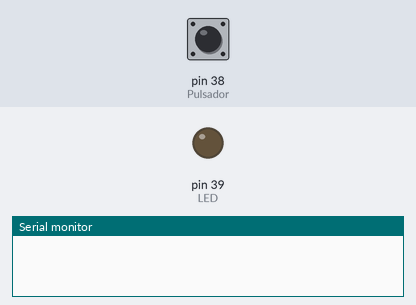
Simulated run of this sketch. Board: Arduino Mega 2560, built with avr-gcc and run on an emulated ATmega2560. Parts: output pins drawn as LEDs (lit = HIGH), the last lines printed to the serial monitor. Dashed ring = blinking. The inputs (shaded band) are chosen by the test bench; at power-on: pin 38 (Pulsador) HIGH.

Above: at 0.1 s.
At 1.2 s:
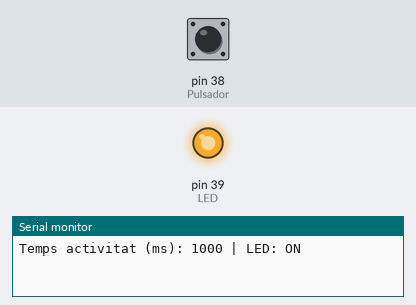
1.3 s: pin 38 (Pulsador) pulled LOW for 0.15 s
At 1.4 s:
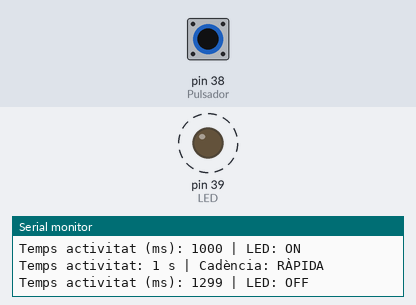
4.3 s: pin 38 (Pulsador) pulled LOW for 1 s
Timing chart, 0 to 13.3 s (numbered marks = the images above; inputs shaded):
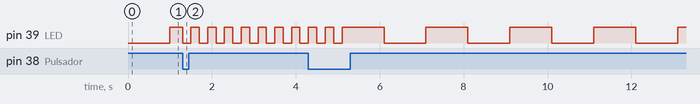

The sketch:

Exercici_3.ino
```cpp
#define LED 39
#define Pulsador 38

bool cadenciaRapida = false;
unsigned long ultimTempsLED = 0;
unsigned long ultimTempsPolsador = 0;

void setup() {
  Serial.begin(115200); // 115200 bauds
  pinMode(LED, OUTPUT);
  pinMode(Pulsador, INPUT_PULLUP);
}

void loop() {
  unsigned long tempsActual = millis();

  // 1. LECTURA DEL POLSADOR AMB ANTI-REBOT SIMPLE (200 ms)
  if (digitalRead(Pulsador) == LOW) {
    if (tempsActual - ultimTempsPolsador > 200) { // Evita el rebot
      cadenciaRapida = !cadenciaRapida;            // Canvia entre lent i ràpid
      ultimTempsPolsador = tempsActual;

      // Informació per port sèrie
      Serial.print("Temps activitat: ");
      Serial.print(tempsActual / 1000);
      Serial.print(" s | Cadència: ");
      Serial.println(cadenciaRapida ? "RÀPIDA" : "LENTA");
    }
  }

  // 2. PARPELLEIG DEL LED SENSE DORMIR EL SYSTEMA
  int tempsEspera = cadenciaRapida ? 200 : 1000; // 200 ms (ràpid) o 1000 ms (lent)

  if (tempsActual - ultimTempsLED >= tempsEspera) {
    ultimTempsLED = tempsActual;

    // Invertim l'estat del LED
    digitalWrite(LED, !digitalRead(LED));

    // Muestra por el puerto serie
    Serial.print("Temps activitat (ms): ");
    Serial.print(tempsActual);
    Serial.print(" | LED: ");
    Serial.println(digitalRead(LED) ? "ON" : "OFF");
  }
}
```
